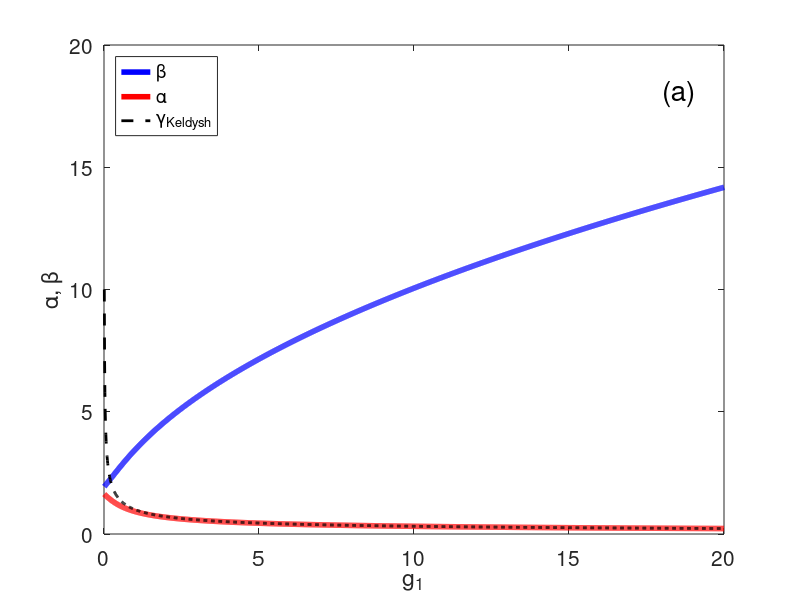
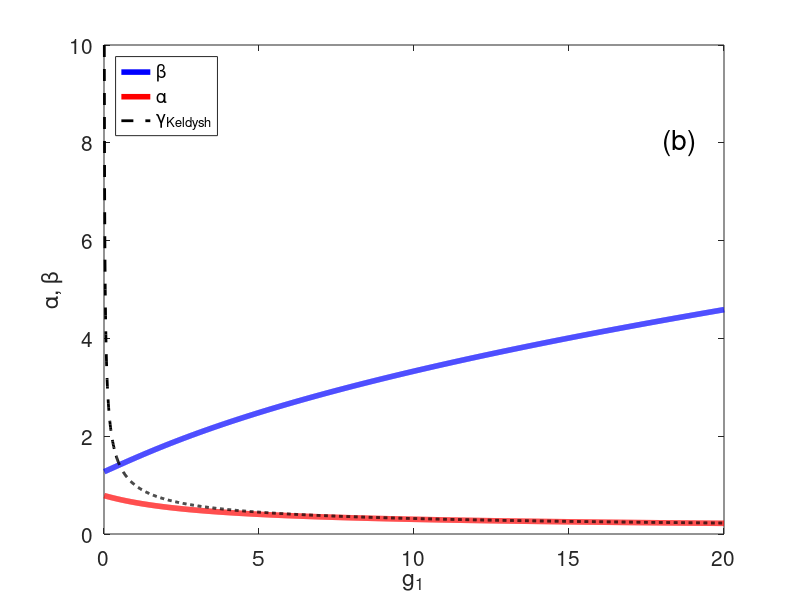
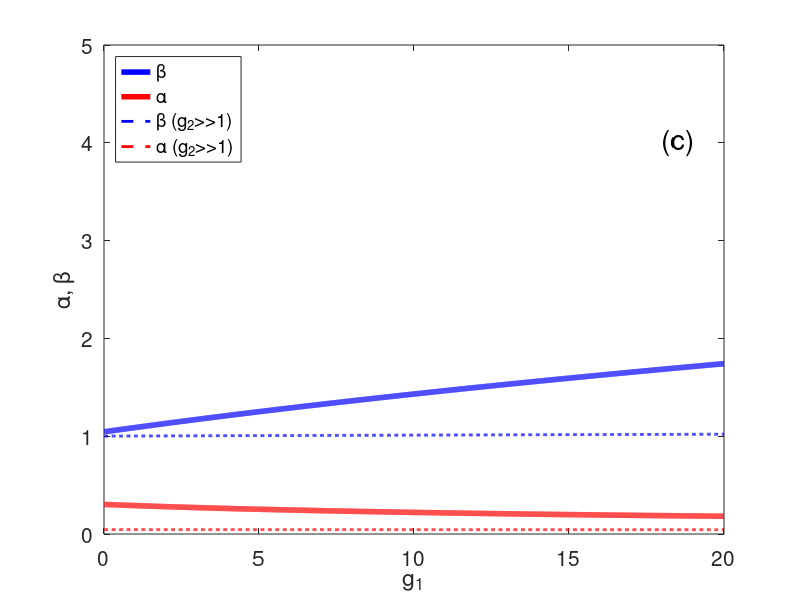

These charts were generated, in order, by the following MATLAB code:
% Paint_SaddlePoint2.m
%plot dependednces of \alpha and \beta on g_1 at different g_2 values

clear all
close all



g1=0.01:0.01:20;

one=1+0*g1;
figure(1)

g2=0.1;

alpha=sqrt(-1/2/g2*(g1+g2-sqrt((g1+g2).^2+4*g2)));
beta=sqrt(1/2/g2*(g1+g2+sqrt((g1+g2).^2+4*g2)));

gamma=1./sqrt(g1); % Keldysh parameter

plot(g1,beta,'b-','LineWidth',4)
hold on
plot(g1,alpha,'r-','LineWidth',4)
plot(g1,gamma,'k--','LineWidth',2)


legend({'\beta','\alpha','\gamma_{Keldysh}'},'Location','northwest')
%title('g_2=0.1')


text(18,18,'(a)','Fontsize',20)

xlim([0 20])
ylim([0 20])
xlabel('g_1','Fontsize',15)
ylabel('\alpha, \beta','Fontsize',15)
set(gca,'Fontsize',15)
hold off
print('pngs/Fig_saddle2_a.png','-dpng','-r600')

figure(2)

g2=1;

alpha=sqrt(-1/2/g2*(g1+g2-sqrt((g1+g2).^2+4*g2)));
beta=sqrt(1/2/g2*(g1+g2+sqrt((g1+g2).^2+4*g2)));



plot(g1,beta,'b-','LineWidth',4)
hold on
plot(g1,alpha,'r-','LineWidth',4)
plot(g1,gamma,'k--','LineWidth',2)


legend({'\beta','\alpha','\gamma_{Keldysh}'},'Location','northwest')
%title('g_2=1')


text(18,8,'(b)','Fontsize',20)

xlim([0 20])
ylim([0 10])
xlabel('g_1','Fontsize',15)
ylabel('\alpha, \beta','Fontsize',15)
set(gca,'Fontsize',15)
hold off
print('pngs/Fig_saddle2_b.png','-dpng','-r600')




figure(3)

g2=10;
alpha=sqrt(-1/2/g2*(g1+g2-sqrt((g1+g2).^2+4*g2)));
beta=sqrt(1/2/g2*(g1+g2+sqrt((g1+g2).^2+4*g2)));



plot(g1,beta,'b-','LineWidth',4)
hold on
plot(g1,alpha,'r-','LineWidth',4)
g2=500;
alpha=sqrt(-1/2/g2*(g1+g2-sqrt((g1+g2).^2+4*g2)));
beta=sqrt(1/2/g2*(g1+g2+sqrt((g1+g2).^2+4*g2)));
plot(g1,beta,'b--','LineWidth',2)
hold on
plot(g1,alpha,'r--','LineWidth',2)

legend({'\beta','\alpha','\beta (g_2>>1)','\alpha (g_2>>1)'},'Location','northwest')
%title('g_2=10')


text(18,4,'(c)','Fontsize',20)

xlim([0 20])
ylim([0 5])
xlabel('g_1','Fontsize',15)
ylabel('\alpha, \beta','Fontsize',15)
set(gca,'Fontsize',15)
hold off
print(['pngs/Fig_saddle2_c.png'],'-dpng','-r600')
